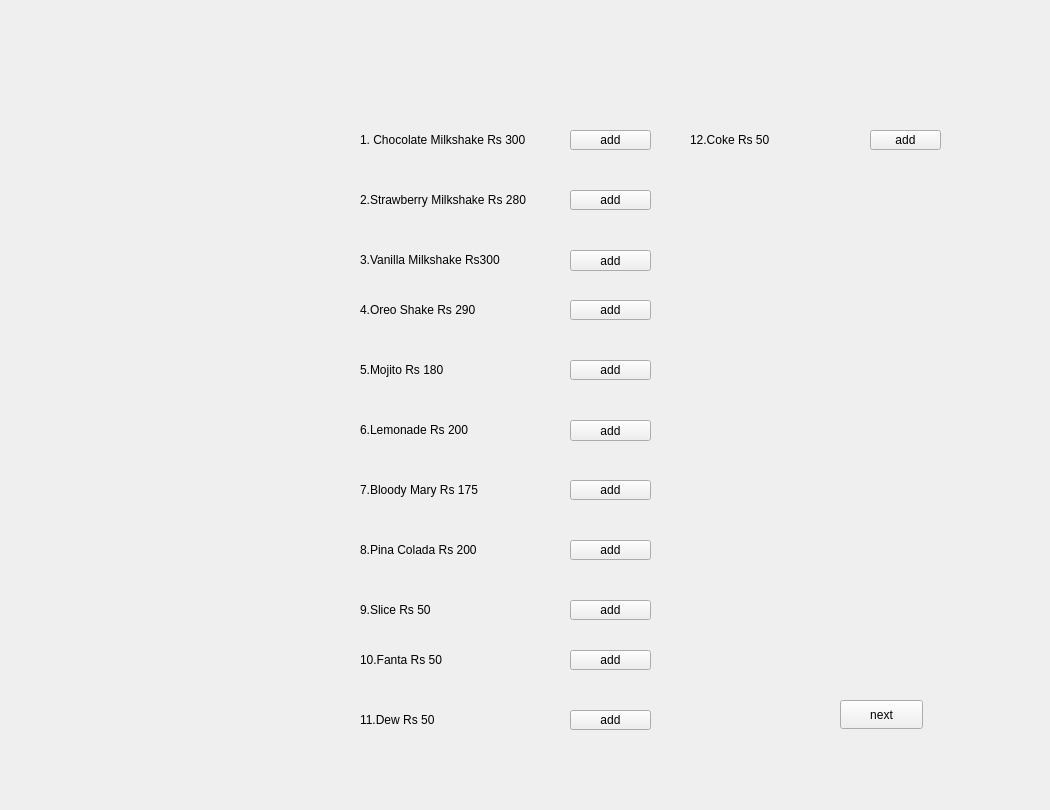
   <widget class="QWidget" name="page_6">
    <widget class="QLabel" name="label_6">
     <property name="geometry">
      <rect>
       <x>10</x>
       <y>10</y>
       <width>1031</width>
       <height>791</height>
      </rect>
     </property>
     <property name="text">
      <string/>
     </property>
    </widget>
    <widget class="QPushButton" name="pushButton_menu6">
     <property name="geometry">
      <rect>
       <x>840</x>
       <y>700</y>
       <width>83</width>
       <height>29</height>
      </rect>
     </property>
     <property name="text">
      <string>next</string>
     </property>
    </widget>
    <widget class="QPushButton" name="pushButton_chocoo">
     <property name="geometry">
      <rect>
       <x>570</x>
       <y>130</y>
       <width>81</width>
       <height>20</height>
      </rect>
     </property>
     <property name="text">
      <string>add</string>
     </property>
    </widget>
    <widget class="QPushButton" name="pushButton_stra">
     <property name="geometry">
      <rect>
       <x>570</x>
       <y>190</y>
       <width>81</width>
       <height>20</height>
      </rect>
     </property>
     <property name="text">
      <string>add</string>
     </property>
    </widget>
    <widget class="QPushButton" name="pushButton_van">
     <property name="geometry">
      <rect>
       <x>570</x>
       <y>250</y>
       <width>81</width>
       <height>21</height>
      </rect>
     </property>
     <property name="text">
      <string>add</string>
     </property>
    </widget>
    <widget class="QPushButton" name="pushButton_oreo">
     <property name="geometry">
      <rect>
       <x>570</x>
       <y>300</y>
       <width>81</width>
       <height>20</height>
      </rect>
     </property>
     <property name="text">
      <string>add</string>
     </property>
    </widget>
    <widget class="QPushButton" name="pushButton_vir">
     <property name="geometry">
      <rect>
       <x>570</x>
       <y>360</y>
       <width>81</width>
       <height>20</height>
      </rect>
     </property>
     <property name="text">
      <string>add</string>
     </property>
    </widget>
    <widget class="QPushButton" name="pushButton_lemon">
     <property name="geometry">
      <rect>
       <x>570</x>
       <y>420</y>
       <width>81</width>
       <height>21</height>
      </rect>
     </property>
     <property name="text">
      <string>add</string>
     </property>
    </widget>
    <widget class="QPushButton" name="pushButton_blood">
     <property name="geometry">
      <rect>
       <x>570</x>
       <y>480</y>
       <width>81</width>
       <height>20</height>
      </rect>
     </property>
     <property name="text">
      <string>add</string>
     </property>
    </widget>
    <widget class="QPushButton" name="pushButton_pina">
     <property name="geometry">
      <rect>
       <x>570</x>
       <y>540</y>
       <width>81</width>
       <height>20</height>
      </rect>
     </property>
     <property name="text">
      <string>add</string>
     </property>
    </widget>
    <widget class="QPushButton" name="pushButton_slice">
     <property name="geometry">
      <rect>
       <x>570</x>
       <y>600</y>
       <width>81</width>
       <height>20</height>
      </rect>
     </property>
     <property name="text">
      <string>add</string>
     </property>
    </widget>
    <widget class="QPushButton" name="pushButton_fanta">
     <property name="geometry">
      <rect>
       <x>570</x>
       <y>650</y>
       <width>81</width>
       <height>20</height>
      </rect>
     </property>
     <property name="text">
      <string>add</string>
     </property>
    </widget>
    <widget class="QPushButton" name="pushButton_dew">
     <property name="geometry">
      <rect>
       <x>570</x>
       <y>710</y>
       <width>81</width>
       <height>20</height>
      </rect>
     </property>
     <property name="text">
      <string>add</string>
     </property>
    </widget>
    <widget class="QPushButton" name="pushButton_coke">
     <property name="geometry">
      <rect>
       <x>870</x>
       <y>130</y>
       <width>71</width>
       <height>20</height>
      </rect>
     </property>
     <property name="text">
      <string>add</string>
     </property>
    </widget>
    <widget class="QLabel" name="label_96">
     <property name="geometry">
      <rect>
       <x>360</x>
       <y>360</y>
       <width>201</width>
       <height>20</height>
      </rect>
     </property>
     <property name="text">
      <string/>
     </property>
     <property name="pixmap">
      <pixmap>../../../../Desktop/Birthday (2).png</pixmap>
     </property>
    </widget>
    <widget class="QLabel" name="label_97">
     <property name="geometry">
      <rect>
       <x>360</x>
       <y>540</y>
       <width>201</width>
       <height>20</height>
      </rect>
     </property>
     <property name="text">
      <string/>
     </property>
     <property name="pixmap">
      <pixmap>../../../../Desktop/Birthday (2).png</pixmap>
     </property>
    </widget>
    <widget class="QLabel" name="label_98">
     <property name="geometry">
      <rect>
       <x>360</x>
       <y>600</y>
       <width>201</width>
       <height>20</height>
      </rect>
     </property>
     <property name="text">
      <string/>
     </property>
     <property name="pixmap">
      <pixmap>../../../../Desktop/Birthday (2).png</pixmap>
     </property>
    </widget>
    <widget class="QLabel" name="label_99">
     <property name="geometry">
      <rect>
       <x>360</x>
       <y>650</y>
       <width>201</width>
       <height>20</height>
      </rect>
     </property>
     <property name="text">
      <string/>
     </property>
     <property name="pixmap">
      <pixmap>../../../../Desktop/Birthday (2).png</pixmap>
     </property>
    </widget>
    <widget class="QLabel" name="label_100">
     <property name="geometry">
      <rect>
       <x>360</x>
       <y>710</y>
       <width>201</width>
       <height>20</height>
      </rect>
     </property>
     <property name="text">
      <string/>
     </property>
     <property name="pixmap">
      <pixmap>../../../../Desktop/Birthday (2).png</pixmap>
     </property>
    </widget>
    <widget class="QLabel" name="label_101">
     <property name="geometry">
      <rect>
       <x>360</x>
       <y>480</y>
       <width>201</width>
       <height>20</height>
      </rect>
     </property>
     <property name="text">
      <string/>
     </property>
     <property name="pixmap">
      <pixmap>../../../../Desktop/Birthday (2).png</pixmap>
     </property>
    </widget>
    <widget class="QLabel" name="label_102">
     <property name="geometry">
      <rect>
       <x>360</x>
       <y>420</y>
       <width>201</width>
       <height>20</height>
      </rect>
     </property>
     <property name="text">
      <string/>
     </property>
     <property name="pixmap">
      <pixmap>../../../../Desktop/Birthday (2).png</pixmap>
     </property>
    </widget>
    <widget class="QLabel" name="label_103">
     <property name="geometry">
      <rect>
       <x>360</x>
       <y>250</y>
       <width>201</width>
       <height>20</height>
      </rect>
     </property>
     <property name="text">
      <string/>
     </property>
     <property name="pixmap">
      <pixmap>../../../../Desktop/Birthday (2).png</pixmap>
     </property>
    </widget>
    <widget class="QLabel" name="label_104">
     <property name="geometry">
      <rect>
       <x>360</x>
       <y>300</y>
       <width>201</width>
       <height>20</height>
      </rect>
     </property>
     <property name="text">
      <string/>
     </property>
     <property name="pixmap">
      <pixmap>../../../../Desktop/Birthday (2).png</pixmap>
     </property>
    </widget>
    <widget class="QLabel" name="label_105">
     <property name="geometry">
      <rect>
       <x>360</x>
       <y>190</y>
       <width>201</width>
       <height>20</height>
      </rect>
     </property>
     <property name="text">
      <string/>
     </property>
     <property name="pixmap">
      <pixmap>../../../../Desktop/Birthday (2).png</pixmap>
     </property>
    </widget>
    <widget class="QLabel" name="label_106">
     <property name="geometry">
      <rect>
       <x>360</x>
       <y>130</y>
       <width>201</width>
       <height>20</height>
      </rect>
     </property>
     <property name="text">
      <string/>
     </property>
     <property name="pixmap">
      <pixmap>../../../../Desktop/Birthday (2).png</pixmap>
     </property>
    </widget>
    <widget class="QLabel" name="label_107">
     <property name="geometry">
      <rect>
       <x>690</x>
       <y>130</y>
       <width>171</width>
       <height>21</height>
      </rect>
     </property>
     <property name="text">
      <string/>
     </property>
     <property name="pixmap">
      <pixmap>../../../../Desktop/Birthday (2).png</pixmap>
     </property>
    </widget>
    <widget class="QLabel" name="label_108">
     <property name="geometry">
      <rect>
       <x>360</x>
       <y>130</y>
       <width>201</width>
       <height>20</height>
      </rect>
     </property>
     <property name="text">
      <string>1. Chocolate Milkshake Rs 300</string>
     </property>
    </widget>
    <widget class="QLabel" name="label_109">
     <property name="geometry">
      <rect>
       <x>360</x>
       <y>190</y>
       <width>201</width>
       <height>20</height>
      </rect>
     </property>
     <property name="text">
      <string>2.Strawberry Milkshake Rs 280</string>
     </property>
    </widget>
    <widget class="QLabel" name="label_110">
     <property name="geometry">
      <rect>
       <x>360</x>
       <y>250</y>
       <width>191</width>
       <height>20</height>
      </rect>
     </property>
     <property name="text">
      <string>3.Vanilla Milkshake Rs300</string>
     </property>
    </widget>
    <widget class="QLabel" name="label_111">
     <property name="geometry">
      <rect>
       <x>360</x>
       <y>300</y>
       <width>191</width>
       <height>20</height>
      </rect>
     </property>
     <property name="text">
      <string>4.Oreo Shake Rs 290</string>
     </property>
    </widget>
    <widget class="QLabel" name="label_112">
     <property name="geometry">
      <rect>
       <x>360</x>
       <y>360</y>
       <width>141</width>
       <height>20</height>
      </rect>
     </property>
     <property name="text">
      <string>5.Mojito Rs 180</string>
     </property>
    </widget>
    <widget class="QLabel" name="label_113">
     <property name="geometry">
      <rect>
       <x>360</x>
       <y>420</y>
       <width>151</width>
       <height>20</height>
      </rect>
     </property>
     <property name="text">
      <string>6.Lemonade Rs 200</string>
     </property>
    </widget>
    <widget class="QLabel" name="label_114">
     <property name="geometry">
      <rect>
       <x>360</x>
       <y>480</y>
       <width>161</width>
       <height>20</height>
      </rect>
     </property>
     <property name="text">
      <string>7.Bloody Mary Rs 175</string>
     </property>
    </widget>
    <widget class="QLabel" name="label_115">
     <property name="geometry">
      <rect>
       <x>360</x>
       <y>540</y>
       <width>191</width>
       <height>20</height>
      </rect>
     </property>
     <property name="text">
      <string>8.Pina Colada Rs 200</string>
     </property>
    </widget>
    <widget class="QLabel" name="label_116">
     <property name="geometry">
      <rect>
       <x>360</x>
       <y>600</y>
       <width>141</width>
       <height>20</height>
      </rect>
     </property>
     <property name="text">
      <string>9.Slice Rs 50</string>
     </property>
    </widget>
    <widget class="QLabel" name="label_117">
     <property name="geometry">
      <rect>
       <x>360</x>
       <y>650</y>
       <width>141</width>
       <height>20</height>
      </rect>
     </property>
     <property name="text">
      <string>10.Fanta Rs 50</string>
     </property>
    </widget>
    <widget class="QLabel" name="label_118">
     <property name="geometry">
      <rect>
       <x>360</x>
       <y>710</y>
       <width>101</width>
       <height>20</height>
      </rect>
     </property>
     <property name="text">
      <string>11.Dew Rs 50</string>
     </property>
    </widget>
    <widget class="QLabel" name="label_119">
     <property name="geometry">
      <rect>
       <x>690</x>
       <y>130</y>
       <width>121</width>
       <height>20</height>
      </rect>
     </property>
     <property name="text">
      <string>12.Coke Rs 50</string>
     </property>
    </widget>
   </widget>
